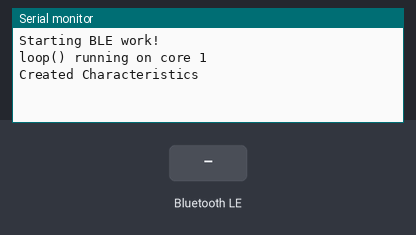
The sketch below on a simulated ESP32. Parts: the last lines printed to the serial monitor. Inputs (shaded band) come from the test bench. Nothing arrives over Bluetooth unless stated; a phone connects over Bluetooth LE 3 s after start.

Above: at 1.2 s.
1.3 s: Bluetooth LE write "1" received
At 2.3 s:
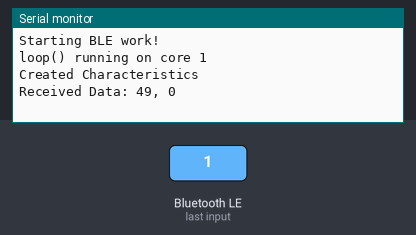
4.3 s: Bluetooth LE write "0" received
At 5.5 s:
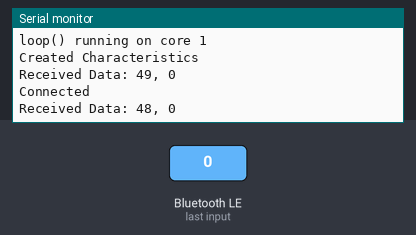
5.8 s: Bluetooth LE write "2" received
At 6.9 s:
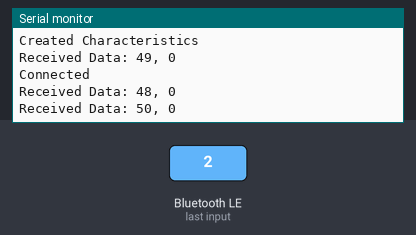

The sketch:

BLE_server.ino
```cpp
/*
    Based on Neil Kolban example for IDF: https://github.com/nkolban/esp32-snippets/blob/master/cpp_utils/tests/BLE%20Tests/SampleServer.cpp
    Ported to Arduino ESP32 by Evandro Copercini
    updates by chegewara
*/

#include <BLEDevice.h>
#include <BLEUtils.h>
#include <BLEServer.h>
#include <HardwareSerial.h>


// See the following for generating UUIDs:
// https://www.uuidgenerator.net/

#define SERVICE_UUID        "4fafc201-1fb5-459e-8fcc-c5c9c331914b"
#define MOTOR_UUID          "beb5483e-36e1-4688-b7f5-ea07361b26a8"
#define SERVO_UUID          "df240dd8-80d7-11ee-b962-0242ac120002"
#define SERVER_NAME "RC Server"
bool deviceConnected = false;
int8_t motor = 0;
uint8_t servo = 0;
//Setup callbacks onConnect and onDisconnect
class MyServerCallbacks: public BLEServerCallbacks {
  void onConnect(BLEServer* pServer) {
    deviceConnected = true;
    Serial.println("Connected");
  }
  void onDisconnect(BLEServer* pServer) {
    deviceConnected = false;
    Serial.println("Disconnected");
    BLEDevice::startAdvertising();
  }
};

class ServoCallback: public BLECharacteristicCallbacks {
    void onWrite(BLECharacteristic *pCharacteristic) {
      std::string rxValue = pCharacteristic->getValue();
          int8_t   data1 = rxValue[0];
          uint8_t  data2 = rxValue[1];

            // Display or process the received data as needed
            Serial.print("Received Data: ");
            Serial.print(data1);
            Serial.print(", ");
            Serial.println(data2);
      Serial2.write(data1);
      Serial2.write(data2);
  }
};

void setup() {
  Serial.begin(9600);
  Serial2.begin(9600);
  Serial.println("Starting BLE work!");
  Serial.print("loop() running on core ");
  Serial.println(xPortGetCoreID());

  BLEDevice::init(SERVER_NAME);
  BLEServer *pServer = BLEDevice::createServer();
  BLEService *pService = pServer->createService(SERVICE_UUID);
  pServer->setCallbacks(new MyServerCallbacks);
  BLECharacteristic *pServo =  pService->createCharacteristic(SERVO_UUID, BLECharacteristic::PROPERTY_READ | BLECharacteristic::PROPERTY_WRITE_NR);
  pServo->setCallbacks(new ServoCallback);
  Serial.println("Created Characteristics");
  pService->start();
  // BLEAdvertising *pAdvertising = pServer->getAdvertising();  // this still is working for backward compatibility
  BLEAdvertising *pAdvertising = BLEDevice::getAdvertising();
  pAdvertising->addServiceUUID(SERVICE_UUID);
  pAdvertising->setScanResponse(true);
  pAdvertising->setMinPreferred(0x06);  // functions that help with iPhone connections issue
  //pAdvertising->setMinPreferred(0x);
  BLEDevice::startAdvertising();
}

void loop() {
  // put your main code here, to run repeatedly:
  //delay(1000);
}
```

Measured:
- after the input at 1.3 s, the serial monitor: prints a new line at once (image 1)
- after the input at 4.3 s, the serial monitor: prints a new line at once (image 2)
- after the input at 5.8 s, the serial monitor: prints a new line at once (image 3)
